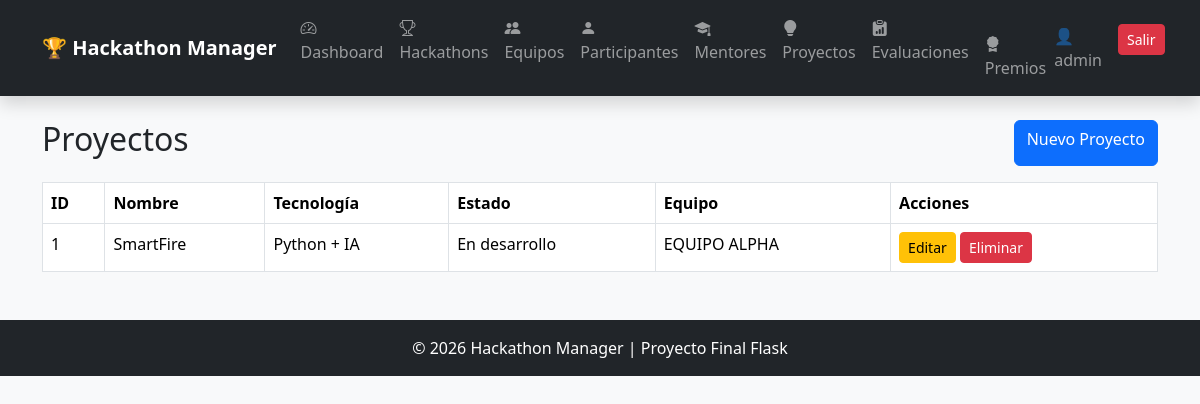
Page /proyectos (signed in) on the committed database.
### app/models/usuario.py (models this page shows, shortened)
class Usuario(UserMixin, db.Model):
    __tablename__ = "usuarios"
    id = db.Column(
        db.Integer,
        primary_key=True
    )
    nombre = db.Column(
        db.String(100),
        nullable=False
    )
    email = db.Column(
        db.String(100),
        unique=True,
        nullable=False
    )
    username = db.Column(
        db.String(50),
        unique=True,
        nullable=False
    )
    password = db.Column(
        db.String(255),
        nullable=False
    )
    rol_id = db.Column(
        db.Integer,
        db.ForeignKey("roles.id"),
        nullable=False
    )

### app/models/proyecto.py (models this page shows, shortened)
class Proyecto(db.Model):
    __tablename__ = "proyectos"
    id = db.Column(
        db.Integer,
        primary_key=True
    )
    nombre = db.Column(
        db.String(150),
        nullable=False
    )
    descripcion = db.Column(
        db.Text,
        nullable=False
    )
    tecnologia = db.Column(
        db.String(100),
        nullable=False
    )
    estado = db.Column(
        db.String(50),
        default="En desarrollo"
    )
    equipo_id = db.Column(
        db.Integer,
        db.ForeignKey("equipos.id"),
        nullable=False
    )
    evaluaciones = db.relationship(
    "Evaluacion",
    backref="proyecto",
    lazy=True
)

### app/models/equipo.py (models this page shows, shortened)
class Equipo(db.Model):
    __tablename__ = "equipos"
    id = db.Column(
        db.Integer,
        primary_key=True
    )
    nombre = db.Column(
        db.String(100),
        nullable=False
    )
    descripcion = db.Column(
        db.Text,
        nullable=False
    )
    hackathon_id = db.Column(
        db.Integer,
        db.ForeignKey("hackathons.id"),
        nullable=False
    )
    participantes = db.relationship(
    "Participante",
    backref="equipo",
    lazy=True
    )
    proyectos = db.relationship(
    "Proyecto",
    backref="equipo",
    lazy=True
)

### app/proyectos/routes.py (the view)
@proyecto_bp.route("/proyectos")
@login_required
def listar_proyectos():
    proyectos = Proyecto.query.all()
    return render_template(
        "proyectos/listar.html",
        proyectos=proyectos
    )

### app/templates/proyectos/listar.html
{% extends 'base.html' %}
{% block content %}
<div class="d-flex justify-content-between mb-3">
    <h2>Proyectos</h2>
    <a
        href="/proyectos/nuevo"
        class="btn btn-primary">
        Nuevo Proyecto
    </a>
</div>
<table class="table table-bordered">
    <thead>
        <tr>
            <th>ID</th>
            <th>Nombre</th>
            <th>Tecnología</th>
            <th>Estado</th>
            <th>Equipo</th>
            <th>Acciones</th>
        </tr>
    </thead>
    <tbody>
        {% for proyecto in proyectos %}
        <tr>
            <td>{{ proyecto.id }}</td>
            <td>{{ proyecto.nombre }}</td>
            <td>{{ proyecto.tecnologia }}</td>
            <td>{{ proyecto.estado }}</td>
            <td>{{ proyecto.equipo.nombre }}</td>
            <td>
    <a
        href="/proyectos/editar/{{ proyecto.id }}"
        class="btn btn-warning btn-sm">
        Editar
    </a>
    <a
        href="/proyectos/eliminar/{{ proyecto.id }}"
        class="btn btn-danger btn-sm">
        Eliminar
    </a>
</td>
        </tr>
        {% endfor %}
    </tbody>
</table>
{% endblock %}

### app/templates/base.html (shortened to what this page needs)
<!DOCTYPE html>
<html lang="es">
<head>
    <link href="https://cdn.jsdelivr.net/npm/bootstrap@5.3.7/dist/css/bootstrap.min.css"
          rel="stylesheet">
    <link rel="stylesheet"
          href="https://cdn.jsdelivr.net/npm/bootstrap-icons@1.11.3/font/bootstrap-icons.min.css">
</head>
<body class="bg-light">
<nav class="navbar navbar-expand-lg navbar-dark bg-dark shadow">
    <div class="container">
        <a class="navbar-brand fw-bold"
           href="/">
            🏆 Hackathon Manager
        </a>
        <div class="collapse navbar-collapse"
             id="menu">
            <ul class="navbar-nav me-auto">
                {% if current_user.is_authenticated %}
                <li class="nav-item">
                    <a class="nav-link" href="/dashboard">
                        <i class="bi bi-speedometer2"></i>
                        Dashboard
                    </a>
                </li>
                <li class="nav-item">
                    <a class="nav-link" href="/hackathons">
                        <i class="bi bi-trophy"></i>
                        Hackathons
                    </a>
                </li>
                <li class="nav-item">
                    <a class="nav-link" href="/equipos">
                        <i class="bi bi-people-fill"></i>
                        Equipos
                    </a>
                </li>
                <li class="nav-item">
                    <a class="nav-link" href="/participantes">
                        <i class="bi bi-person-fill"></i>
                        Participantes
                    </a>
                </li>
                <li class="nav-item">
                    <a class="nav-link" href="/mentores">
                        <i class="bi bi-mortarboard-fill"></i>
                        Mentores
                    </a>
                </li>
                <li class="nav-item">
                    <a class="nav-link" href="/proyectos">
                        <i class="bi bi-lightbulb-fill"></i>
                        Proyectos
                    </a>
                </li>
                <li class="nav-item">
                    <a class="nav-link" href="/evaluaciones">
                        <i class="bi bi-clipboard-data-fill"></i>
                        Evaluaciones
                        <li class="nav-item">
    <a class="nav-link" href="/premios">
        <i class="bi bi-award-fill"></i>
        Premios
    </a>
</li>
                    </a>
                </li>
                {% endif %}
            </ul>
            <ul class="navbar-nav">
                {% if current_user.is_authenticated %}
                <li class="nav-item">
                    <span class="navbar-text me-3">
                        👤 {{ current_user.username }}
                    </span>
                </li>
                <li class="nav-item">
                    <a class="btn btn-danger btn-sm"
                       href="/logout">
                        Salir
                    </a>
                </li>
                {% endif %}
            </ul>
        </div>
    </div>
</nav>
<div class="container mt-4">
    {% block content %}
    {% endblock %}
</div>
<footer class="bg-dark text-white text-center mt-5 p-3">
    © 2026 Hackathon Manager | Proyecto Final Flask
</footer>
</body>
</html>

### rows in the picture
Usuario: username "admin"
Proyecto: id "1", nombre "SmartFire", tecnologia "Python + IA", estado "En desarrollo", equipo.nombre "EQUIPO ALPHA"
